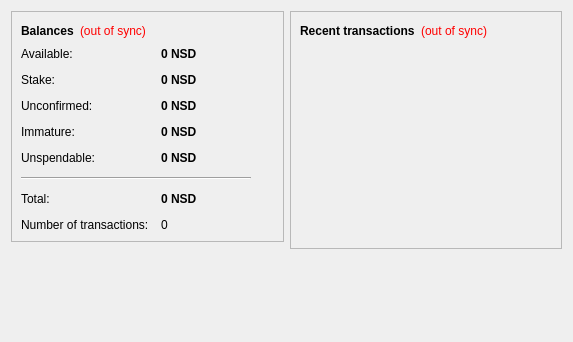
<?xml version="1.0" encoding="UTF-8"?>
<ui version="4.0">
 <class>OverviewPage</class>
 <widget class="QWidget" name="OverviewPage">
  <property name="geometry">
   <rect>
    <x>0</x>
    <y>0</y>
    <width>573</width>
    <height>342</height>
   </rect>
  </property>
  <property name="windowTitle">
   <string>Form</string>
  </property>
  <layout class="QHBoxLayout" name="horizontalLayout" stretch="1,1">
   <item>
    <layout class="QVBoxLayout" name="verticalLayout_2">
     <item>
      <widget class="QFrame" name="frame">
       <property name="frameShape">
        <enum>QFrame::StyledPanel</enum>
       </property>
       <property name="frameShadow">
        <enum>QFrame::Raised</enum>
       </property>
       <layout class="QVBoxLayout" name="verticalLayout_4">
        <item>
         <layout class="QHBoxLayout" name="horizontalLayout_4">
          <item>
           <widget class="QLabel" name="label_5">
            <property name="font">
             <font>
              <weight>75</weight>
              <bold>true</bold>
             </font>
            </property>
            <property name="text">
             <string>Balances</string>
            </property>
           </widget>
          </item>
          <item>
           <widget class="QLabel" name="labelWalletStatus">
            <property name="toolTip">
             <string>The displayed information may be out of date. Your wallet automatically synchronizes with the Nasdacoin network after a connection is established, but this process has not completed yet.</string>
            </property>
            <property name="styleSheet">
             <string notr="true">QLabel { color: red; }</string>
            </property>
            <property name="text">
             <string notr="true">(out of sync)</string>
            </property>
            <property name="alignment">
             <set>Qt::AlignLeading|Qt::AlignLeft|Qt::AlignVCenter</set>
            </property>
           </widget>
          </item>
          <item>
           <spacer name="horizontalSpacer_2">
            <property name="orientation">
             <enum>Qt::Horizontal</enum>
            </property>
            <property name="sizeHint" stdset="0">
             <size>
              <width>40</width>
              <height>20</height>
             </size>
            </property>
           </spacer>
          </item>
         </layout>
        </item>
        <item>
         <layout class="QFormLayout" name="formLayout_2">
          <property name="fieldGrowthPolicy">
           <enum>QFormLayout::AllNonFixedFieldsGrow</enum>
          </property>
          <property name="horizontalSpacing">
           <number>12</number>
          </property>
          <property name="verticalSpacing">
           <number>12</number>
          </property>
          <item row="0" column="0">
           <widget class="QLabel" name="labelAvailableText">
            <property name="toolTip">
             <string>Your current available balance</string>
            </property>
            <property name="text">
             <string>Available:</string>
            </property>
           </widget>
          </item>
          <item row="0" column="1">
           <widget class="QLabel" name="labelAvailable">
            <property name="font">
             <font>
              <weight>75</weight>
              <bold>true</bold>
             </font>
            </property>
            <property name="cursor">
             <cursorShape>IBeamCursor</cursorShape>
            </property>
            <property name="toolTip">
             <string>Your current available balance</string>
            </property>
            <property name="text">
             <string notr="true">0 NSD</string>
            </property>
            <property name="alignment">
             <set>Qt::AlignLeading|Qt::AlignLeft|Qt::AlignVCenter</set>
            </property>
            <property name="textInteractionFlags">
             <set>Qt::LinksAccessibleByMouse|Qt::TextSelectableByKeyboard|Qt::TextSelectableByMouse</set>
            </property>
           </widget>
          </item>
          <item row="1" column="0">
           <widget class="QLabel" name="label_6">
            <property name="toolTip">
             <string>Total of coins that was staked, and do not yet count toward the current balance</string>
            </property>
            <property name="text">
             <string>Stake:</string>
            </property>
           </widget>
          </item>
          <item row="1" column="1">
           <widget class="QLabel" name="labelStake">
            <property name="font">
             <font>
              <weight>75</weight>
              <bold>true</bold>
             </font>
            </property>
            <property name="cursor">
             <cursorShape>IBeamCursor</cursorShape>
            </property>
            <property name="toolTip">
             <string>Total of coins that was staked, and do not yet count toward the current balance</string>
            </property>
            <property name="text">
             <string notr="true">0 NSD</string>
            </property>
            <property name="alignment">
             <set>Qt::AlignLeading|Qt::AlignLeft|Qt::AlignVCenter</set>
            </property>
            <property name="textInteractionFlags">
             <set>Qt::LinksAccessibleByMouse|Qt::TextSelectableByKeyboard|Qt::TextSelectableByMouse</set>
            </property>
           </widget>
          </item>
          <item row="2" column="0">
           <widget class="QLabel" name="label_3">
            <property name="toolTip">
             <string>Total of transactions that have yet to be confirmed, and do not yet count toward the current balance</string>
            </property>
            <property name="text">
             <string>Unconfirmed:</string>
            </property>
           </widget>
          </item>
          <item row="2" column="1">
           <widget class="QLabel" name="labelUnconfirmed">
            <property name="font">
             <font>
              <weight>75</weight>
              <bold>true</bold>
             </font>
            </property>
            <property name="cursor">
             <cursorShape>IBeamCursor</cursorShape>
            </property>
            <property name="toolTip">
             <string>Total of transactions that have yet to be confirmed, and do not yet count toward the current balance</string>
            </property>
            <property name="text">
             <string notr="true">0 NSD</string>
            </property>
            <property name="alignment">
             <set>Qt::AlignLeading|Qt::AlignLeft|Qt::AlignVCenter</set>
            </property>
            <property name="textInteractionFlags">
             <set>Qt::LinksAccessibleByMouse|Qt::TextSelectableByKeyboard|Qt::TextSelectableByMouse</set>
            </property>
           </widget>
          </item>
          <item row="3" column="0">
           <widget class="QLabel" name="labelImmatureText">
            <property name="toolTip">
             <string>Mined balance that has not yet matured</string>
            </property>
            <property name="text">
             <string>Immature:</string>
            </property>
           </widget>
          </item>
          <item row="3" column="1">
           <widget class="QLabel" name="labelImmature">
            <property name="font">
             <font>
              <weight>75</weight>
              <bold>true</bold>
             </font>
            </property>
            <property name="toolTip">
             <string>Mined balance that has not yet matured</string>
            </property>
            <property name="text">
             <string notr="true">0 NSD</string>
            </property>
            <property name="alignment">
             <set>Qt::AlignLeading|Qt::AlignLeft|Qt::AlignVCenter</set>
            </property>
            <property name="textInteractionFlags">
             <set>Qt::LinksAccessibleByMouse|Qt::TextSelectableByKeyboard|Qt::TextSelectableByMouse</set>
            </property>
           </widget>
          </item>
          <item row="4" column="0">
           <widget class="QLabel" name="labelBalanceWatchOnlyText">
            <property name="toolTip">
             <string>Your unspendable balance</string>
            </property>
            <property name="text">
             <string>Unspendable:</string>
            </property>
           </widget>
          </item>
          <item row="4" column="1">
           <widget class="QLabel" name="labelBalanceWatchOnly">
            <property name="font">
             <font>
              <weight>75</weight>
              <bold>true</bold>
             </font>
            </property>
            <property name="cursor">
             <cursorShape>IBeamCursor</cursorShape>
            </property>
            <property name="toolTip">
             <string>Your unspendable balance</string>
            </property>
            <property name="text">
             <string notr="true">0 NSD</string>
            </property>
            <property name="alignment">
             <set>Qt::AlignLeading|Qt::AlignLeft|Qt::AlignVCenter</set>
            </property>
            <property name="textInteractionFlags">
             <set>Qt::LinksAccessibleByMouse|Qt::TextSelectableByKeyboard|Qt::TextSelectableByMouse</set>
            </property>
           </widget>
          </item>
          <item row="5" column="0" colspan="2">
           <widget class="Line" name="line">
            <property name="maximumSize">
             <size>
              <width>230</width>
              <height>16777215</height>
             </size>
            </property>
            <property name="orientation">
             <enum>Qt::Horizontal</enum>
            </property>
           </widget>
          </item>
          <item row="6" column="0">
           <widget class="QLabel" name="labelTotalText">
            <property name="toolTip">
             <string>Your current total balance</string>
            </property>
            <property name="text">
             <string>Total:</string>
            </property>
           </widget>
          </item>
          <item row="6" column="1">
           <widget class="QLabel" name="labelTotal">
            <property name="font">
             <font>
              <weight>75</weight>
              <bold>true</bold>
             </font>
            </property>
            <property name="toolTip">
             <string>Your current total balance</string>
            </property>
            <property name="text">
             <string notr="true">0 NSD</string>
            </property>
            <property name="alignment">
             <set>Qt::AlignLeading|Qt::AlignLeft|Qt::AlignVCenter</set>
            </property>
            <property name="textInteractionFlags">
             <set>Qt::LinksAccessibleByMouse|Qt::TextSelectableByKeyboard|Qt::TextSelectableByMouse</set>
            </property>
           </widget>
          </item>
          <item row="7" column="0">
           <widget class="QLabel" name="label_2">
            <property name="toolTip">
             <string>Total number of transactions in wallet</string>
            </property>
            <property name="text">
             <string>Number of transactions:</string>
            </property>
           </widget>
          </item>
          <item row="7" column="1">
           <widget class="QLabel" name="labelNumTransactions">
            <property name="toolTip">
             <string>Total number of transactions in wallet</string>
            </property>
            <property name="text">
             <string notr="true">0</string>
            </property>
           </widget>
          </item>
         </layout>
        </item>
       </layout>
      </widget>
     </item>
     <item>
      <spacer name="verticalSpacer">
       <property name="orientation">
        <enum>Qt::Vertical</enum>
       </property>
       <property name="sizeHint" stdset="0">
        <size>
         <width>20</width>
         <height>40</height>
        </size>
       </property>
      </spacer>
     </item>
    </layout>
   </item>
   <item>
    <layout class="QVBoxLayout" name="verticalLayout_3">
     <item>
      <widget class="QFrame" name="frame_2">
       <property name="frameShape">
        <enum>QFrame::StyledPanel</enum>
       </property>
       <property name="frameShadow">
        <enum>QFrame::Raised</enum>
       </property>
       <layout class="QVBoxLayout" name="verticalLayout">
        <item>
         <layout class="QHBoxLayout" name="horizontalLayout_2">
          <item>
           <widget class="QLabel" name="label_4">
            <property name="text">
             <string>&lt;b&gt;Recent transactions&lt;/b&gt;</string>
            </property>
           </widget>
          </item>
          <item>
           <widget class="QLabel" name="labelTransactionsStatus">
            <property name="toolTip">
             <string>The displayed information may be out of date. Your wallet automatically synchronizes with the Nasdacoin network after a connection is established, but this process has not completed yet.</string>
            </property>
            <property name="styleSheet">
             <string notr="true">QLabel { color: red; }</string>
            </property>
            <property name="text">
             <string notr="true">(out of sync)</string>
            </property>
            <property name="alignment">
             <set>Qt::AlignRight|Qt::AlignTrailing|Qt::AlignVCenter</set>
            </property>
           </widget>
          </item>
          <item>
           <spacer name="horizontalSpacer">
            <property name="orientation">
             <enum>Qt::Horizontal</enum>
            </property>
            <property name="sizeHint" stdset="0">
             <size>
              <width>40</width>
              <height>20</height>
             </size>
            </property>
           </spacer>
          </item>
         </layout>
        </item>
        <item>
         <widget class="QListView" name="listTransactions">
          <property name="styleSheet">
           <string notr="true">QListView { background: transparent; }</string>
          </property>
          <property name="frameShape">
           <enum>QFrame::NoFrame</enum>
          </property>
          <property name="verticalScrollBarPolicy">
           <enum>Qt::ScrollBarAlwaysOff</enum>
          </property>
          <property name="horizontalScrollBarPolicy">
           <enum>Qt::ScrollBarAlwaysOff</enum>
          </property>
          <property name="selectionMode">
           <enum>QAbstractItemView::NoSelection</enum>
          </property>
         </widget>
        </item>
       </layout>
      </widget>
     </item>
     <item>
      <spacer name="verticalSpacer_2">
       <property name="orientation">
        <enum>Qt::Vertical</enum>
       </property>
       <property name="sizeHint" stdset="0">
        <size>
         <width>20</width>
         <height>40</height>
        </size>
       </property>
      </spacer>
     </item>
    </layout>
   </item>
  </layout>
 </widget>
 <resources/>
 <connections/>
</ui>
